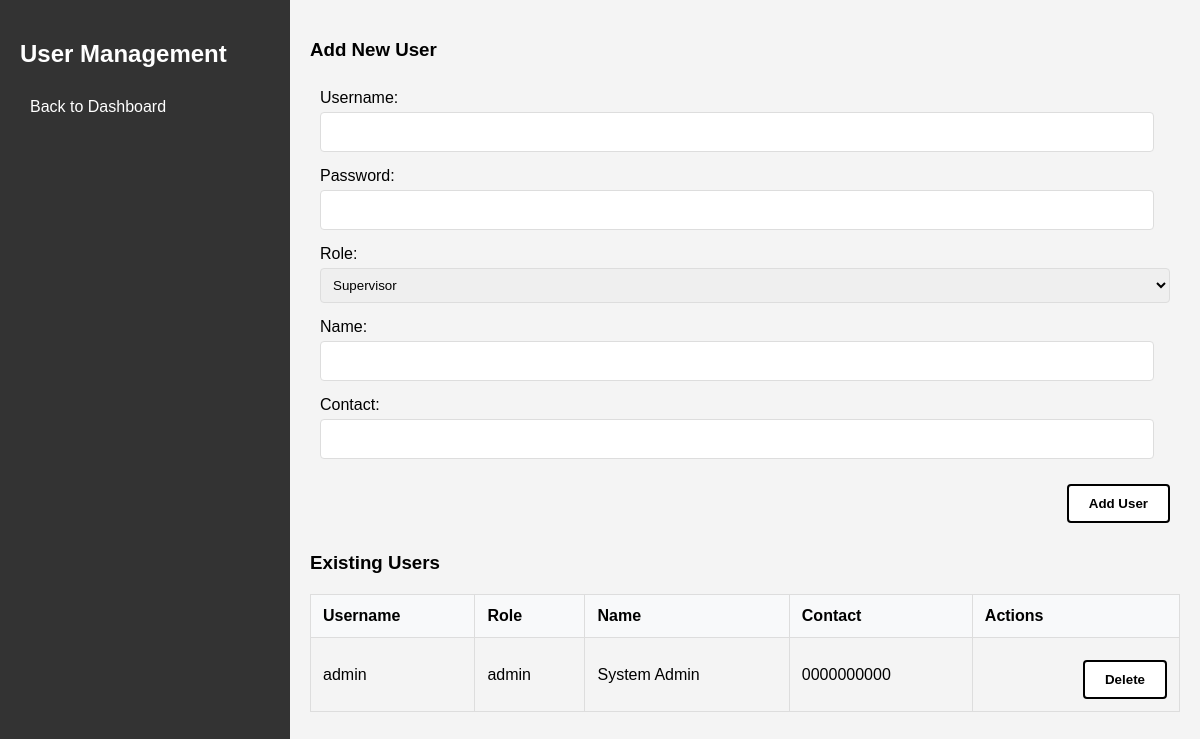
The page /admin/users.php (signed in) on the database its author committed.
### tables this page shows
CREATE TABLE users (
    id INT PRIMARY KEY AUTO_INCREMENT,
    username VARCHAR(50) UNIQUE NOT NULL,
    password VARCHAR(255) NOT NULL,
    role ENUM('admin', 'supervisor', 'office_staff') NOT NULL,
    name VARCHAR(100) NOT NULL,
    contact VARCHAR(20),
    created_at TIMESTAMP DEFAULT CURRENT_TIMESTAMP
);

### admin/users.php (the view, shortened to what this page needs)
<?php
require_once '../config/config.php';
$users = $conn->query("SELECT * FROM users ORDER BY role, name")->fetch_all(MYSQLI_ASSOC);
?>
<!DOCTYPE html>
<html>
<head>
    <link rel="stylesheet" href="../assets/css/style.css">
</head>
<body>
    <div class="dashboard">
        <nav>
            <h2>User Management</h2>
            <a href="dashboard.php">Back to Dashboard</a>
        </nav>
        <div class="content">
            <h3>Add New User</h3>
            <form method="POST" class="add-user-form">
                <div class="form-group">
                    <label>Username:</label>
                    <input type="text" name="username" required>
                </div>
                <div class="form-group">
                    <label>Password:</label>
                    <input type="password" name="password" required>
                </div>
                <div class="form-group">
                    <label>Role:</label>
                    <select name="role" required>
                        <option value="supervisor">Supervisor</option>
                    </select>
                </div>
                <div class="form-group">
                    <label>Name:</label>
                    <input type="text" name="name" required>
                </div>
                <div class="form-group">
                    <label>Contact:</label>
                    <input type="text" name="contact">
                </div>
                <button type="submit">Add User</button>
            </form>
            <h3>Existing Users</h3>
            <table class="users-table">
                <thead>
                    <tr>
                        <th>Username</th>
                        <th>Role</th>
                        <th>Name</th>
                        <th>Contact</th>
                        <th>Actions</th>
                    </tr>
                </thead>
                <tbody>
                    <?php foreach ($users as $user): ?>
                    <tr>
                        <td><?php echo htmlspecialchars($user['username']); ?></td>
                        <td><?php echo htmlspecialchars($user['role']); ?></td>
                        <td><?php echo htmlspecialchars($user['name']); ?></td>
                        <td><?php echo htmlspecialchars($user['contact']); ?></td>
                        <td>
                            <form method="POST" style="display: inline;">
                                <button type="submit" onclick="return confirm('Are you sure?')">Delete</button>
                            </form>
                        </td>
                    </tr>
                    <?php endforeach; ?>
                </tbody>
            </table>
        </div>
    </div>
</body>
</html>

### assets/css/style.css (style rules this page uses)
body { font-family: Arial, sans-serif; margin: 0; padding: 0; background: #f4f4f4; }
.dashboard { display: flex; min-height: 100vh; }
nav { width: 250px; background: #333; color: white; padding: 20px; }
nav a { color: white; text-decoration: none; display: block; padding: 10px; transition: all 0.3s ease; }
.content { flex: 1; padding: 20px; }
.form-group { margin-bottom: 15px; }
label { display: block; margin-bottom: 5px; }
input, select { width: 100%; padding: 8px; border: 1px solid #ddd; border-radius: 4px; }
button { background: #313232; color: white; padding: 10px 20px; border: none; border-radius: 4px; cursor: pointer; }
table { width: 100%; border-collapse: collapse; margin-top: 20px; }
th, td { padding: 12px; border: 1px solid #ddd; text-align: left; }
th { background: #f8f9fa; }
input[type="text"], input[type="password"] { width: 95%; padding: 12px; border: 1px solid #ddd; border-radius: 4px; font-size: 12px; transition: border-color 0.3s ease, background-color 0.3s ease; }
button { background: white; color: black; border: 2px solid black; padding: 10px 20px; border-radius: 4px; cursor: pointer; font-weight: bold; text-align: center; transition: all 0.3s ease; margin-top: 10px; float: right; }
form { padding: 10px; overflow: hidden; }

### rows shown on the page
users: username "admin", role "admin", name "System Admin", contact "0000000000"
